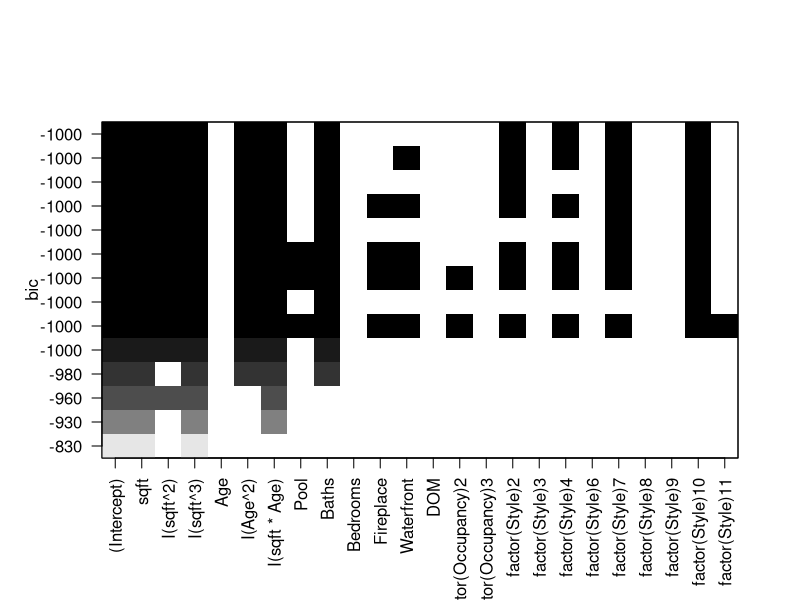
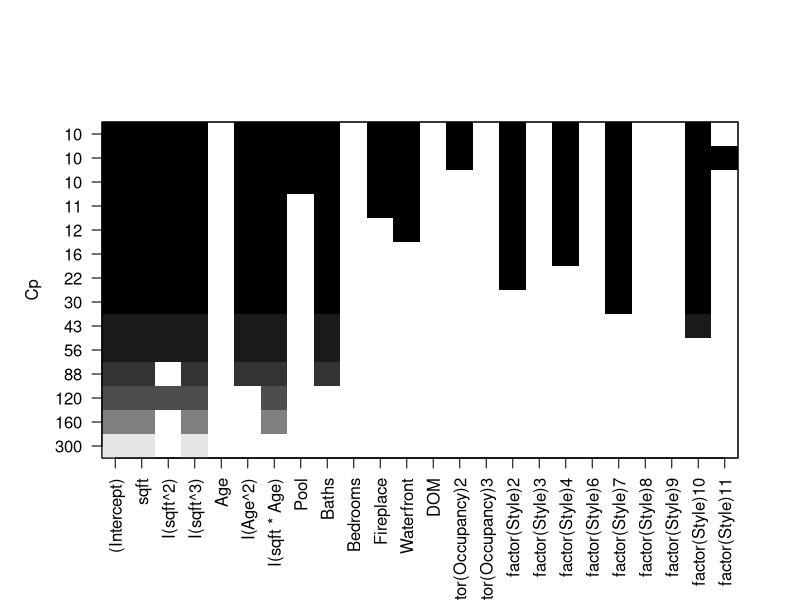
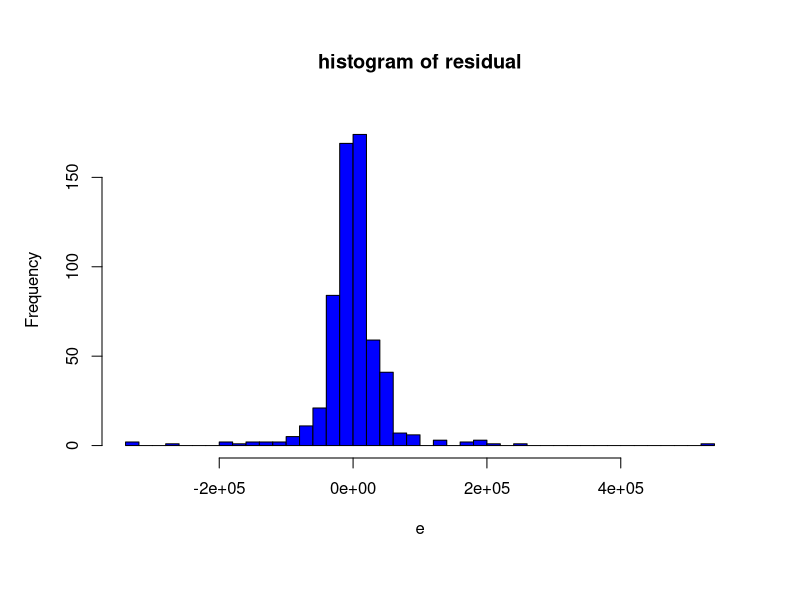
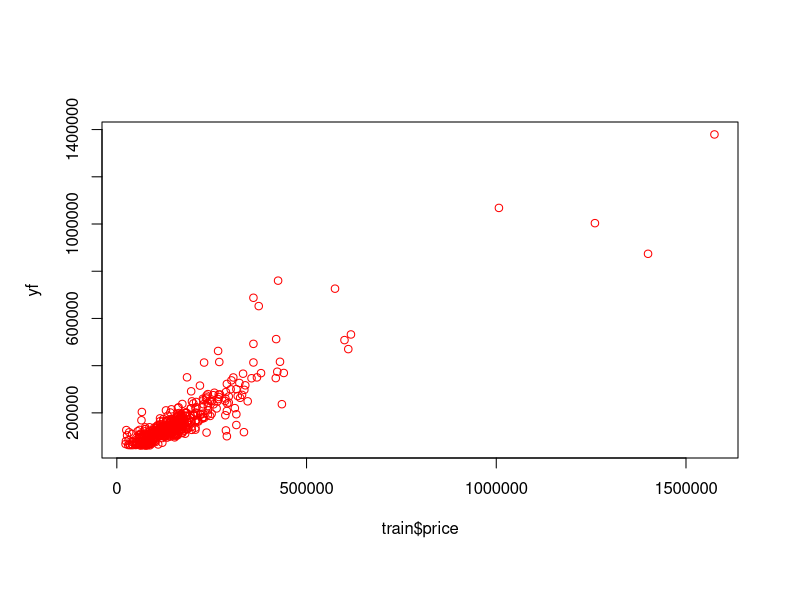
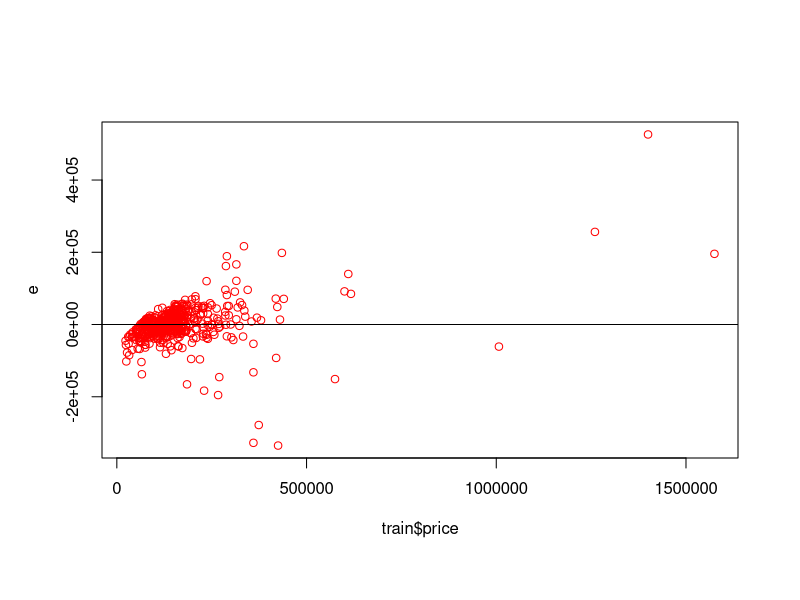
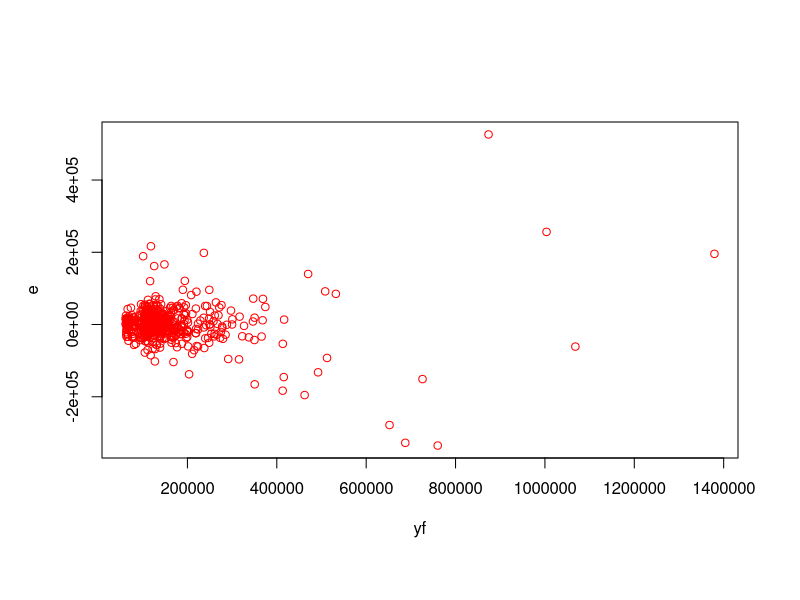
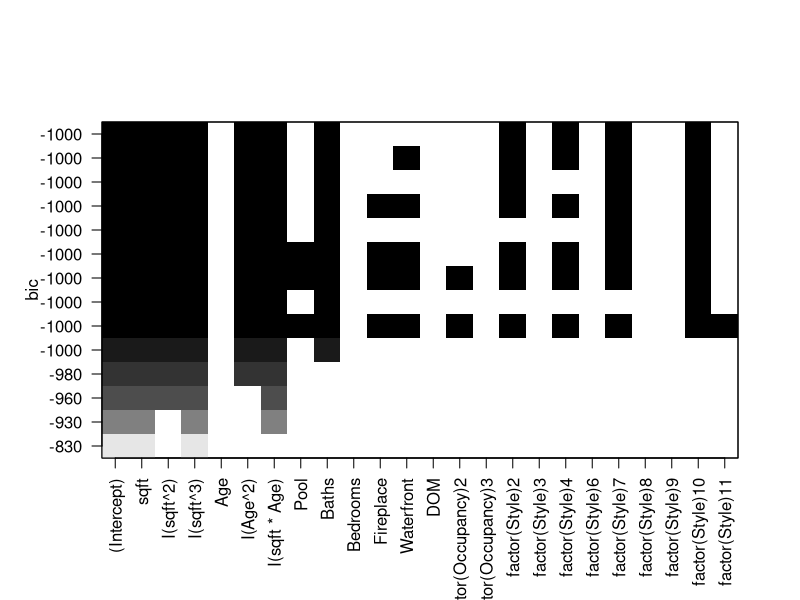
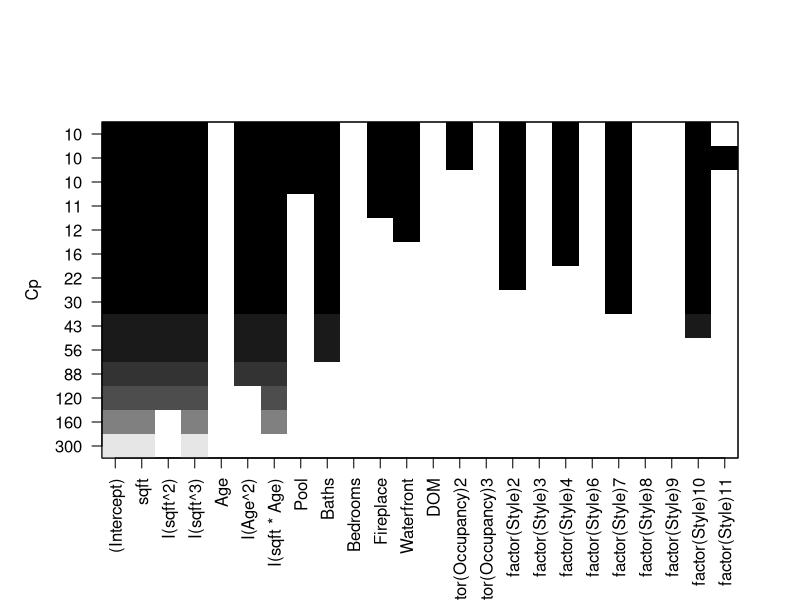

The R script that drew these images, in order:
###########################################################################
br = read.table("br.csv", sep = ",", header=T) # reads the data from a csv file                               
# We now partition our dataset in two samples.
# We randomly select a training sample of N=600 observations
Ntot = nrow(br);  # total n. of obs.
set.seed(123);    # random seed 
N = 600;          # size of training sample
s = sample(1:Ntot, N);  # index of selected units
train = br[s,];   # training sample
test = br[-s,];   # validation sample
summary(train);   # data set summary 

## regression model formula: full model
model_full = price~sqft+I(sqft^2)+I(sqft^3)+Age+I(Age^2)+I(sqft*Age) +
                   Pool+Baths+Bedrooms+Fireplace+Waterfront+
                   DOM+factor(Occupancy)+factor(Style); 
regr_full = lm(model_full, data = train)
summary(regr_full);   

############### LIBRARY LEAPS ###############################################
#install.packages("leaps")
library(leaps);

############################################################################
############### BEST SUBSET SELECTION #######################################
subr = regsubsets(model_full, 
          data = train,
          method = "exhaustive",
          nbest = 1,
          nvmax = 15,
          force.in = 1); # all the models will contain sqft (1st variable)
                         # if you set it to zero, sqft will be subject to selection 

# Output of best subset selection analysis
subr.out = summary(subr);   # this object will contain the subr output
subr.out$cp;                # Mallow's C_p 
min(subr.out$cp);           # minimum value 
subr.sel= which(subr.out$cp==min(subr.out$cp)); # locates minimum
subr.sel    # this is the index of the selected model
subr.out$outmat; # matrix indicating which variables are included in each mod 
subr.out$outmat[subr.sel,]; # row for selected model
cbind(subr.out$cp, subr.out$adjr2, 
      subr.out$bic, subr.out$rsq); # compare different criteria: Cp, AdjR2, BIC, R2
plot(subr);    
# each row is a model. The shaded rectangle indicate that
# the variable is included in model. The value of BIC is 
# reported 
plot(subr, scale="Cp");

#### other useful functions for retrieving info about the model fit
coef(subr,subr.sel);  # OLS coefficients
# it may be useful to list the variables selected
subr$xnames[subr.out$which[subr.sel,]]

#########################################################################
# Selected model (according to Cp)
model_sel = price ~ sqft+I(sqft^3)+I(Age^2)+I(sqft * Age)+Baths+     
                    Fireplace+I(factor(Occupancy)==2)+
                    I(factor(Style)==2)+I(factor(Style)==4)+
                    I(factor(Style)==6)+I(factor(Style)==7)+
                    I(factor(Style)==10);
regr_sel = lm(model_sel, data = train); 
summary(regr_sel);

#### analysis of selected model ##################################
yf = fitted(regr_sel)   # fitted values
e = residuals(regr_sel) # residuals
hist(e, 50, col = 'blue', main = 'histogram of residual')  
plot(train$price,yf, col ="red") # predicted vs observed (any nonlinearity?)
plot(train$price,e, col ="red")  # residuals vs observed
abline(h=0)            # draws a horizontal line at zero 
plot(yf,e, col ="red") # residuals vs predicted

#################################################################
## Validation: test sample prediction accuracy
## We use the R function predict 
ypred_full = predict(regr_full, newdata = test) 
pred_errors_full = test$price - ypred_full; # full model predictions for the test sample
mse_full = mean(pred_errors_full^2)   # mean square prediction error of full model

ypred_sel = predict(regr_sel, newdata = test)
pred_errors_sel = test$price - ypred_sel;   # selected model predictions
mse_sel = mean(pred_errors_sel^2)
100 * (1- mse_sel/mse_full)  # percent gain in accuracy due to model selection


#########################################################################
############### Forward stepwise selection ######################
subr = regsubsets(model_full, 
                  data = train,
                  method = "forward",
                  nvmax = 15,
                  force.in = 1); # all the models will contain sqft
# Output
subr.out = summary(subr);
subr.out$cp;
min(subr.out$cp);
subr.sel= which(subr.out$cp==min(subr.out$cp)); # locates minimum
subr.out$outmat; # matrix indicating which variables are included in each mod 
subr.out$outmat[subr.sel,]; # row for selected model
cbind(subr.out$cp, subr.out$adjr2, 
      subr.out$bic, subr.out$rsq); # compare different criteria
plot(subr);    
plot(subr, scale="Cp");
coef(subr,subr.sel); # OLS coefficients
subr$xnames[subr.out$which[subr.sel,]]

# Is the selected model different?
########################################################
